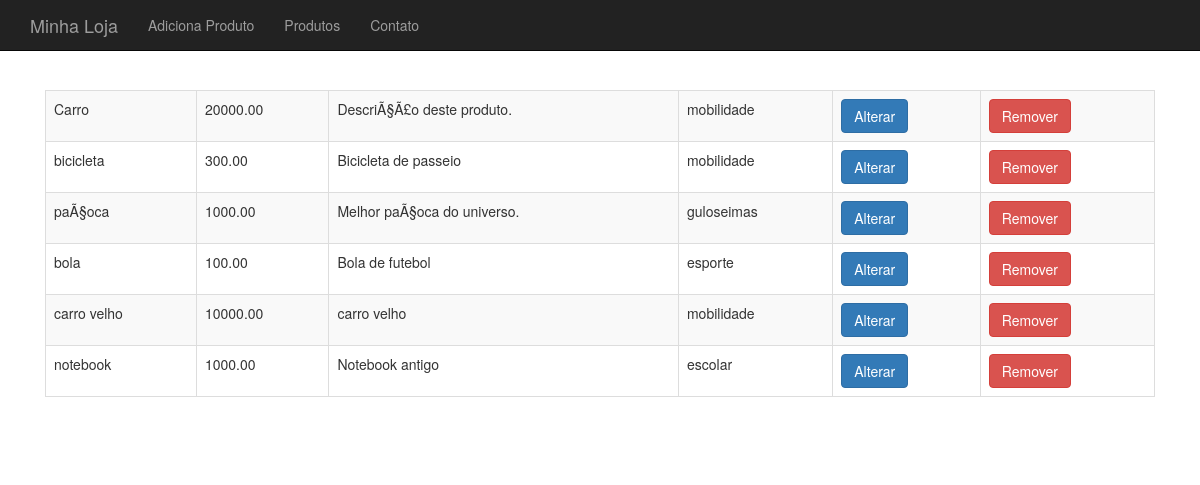
Before: /produto-lista.php with the older database file.
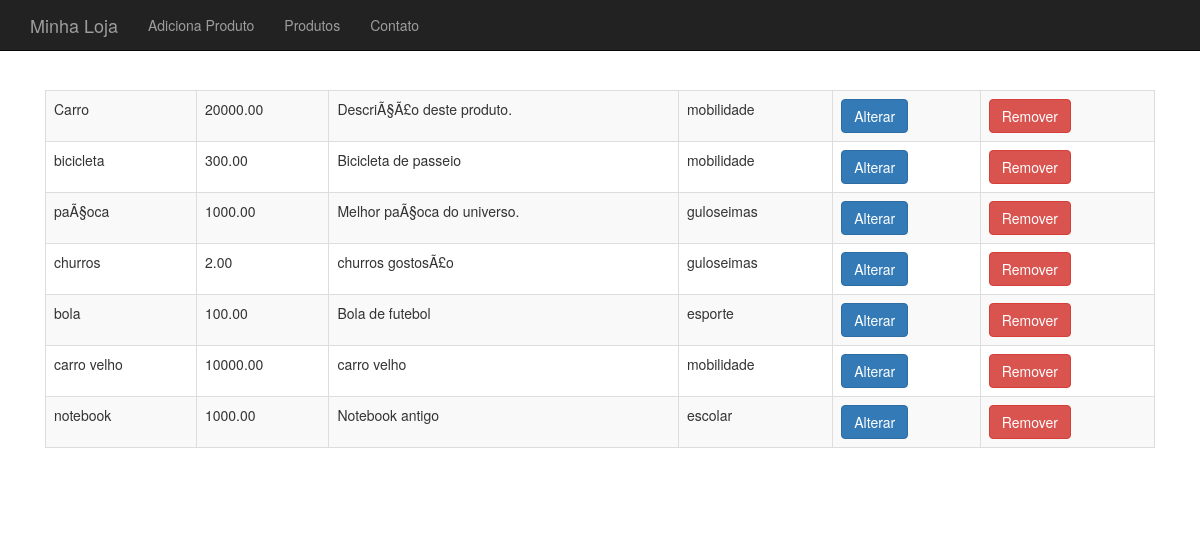
After: the same page with the newer database file.
### tables this page shows
CREATE TABLE `produtos` (
  `id` int(11) NOT NULL AUTO_INCREMENT,
  `nome` varchar(255) DEFAULT NULL,
  `preco` decimal(10,2) DEFAULT NULL,
  `descricao` text,
  `categoria_id` int(11) DEFAULT NULL,
  `usado` tinyint(1) DEFAULT '0',
  PRIMARY KEY (`id`)
);

CREATE TABLE `categorias` (
  `id` int(11) NOT NULL AUTO_INCREMENT,
  `nome` varchar(255) DEFAULT NULL,
  PRIMARY KEY (`id`)
);

### banco-produto.php (called while the page is built, shortened)
<?php
function listaProdutos($conexao) {
	$produtos = array();
	$resultado = mysqli_query($conexao, "SELECT p.*, c.nome as categoria_nome FROM produtos as p join categorias as c on p.categoria_id=c.id");
	while($produto = mysqli_fetch_assoc($resultado)) {
		array_push($produtos, $produto);
	}
	return $produtos;
}

### produto-lista.php (the view, shortened to what this page needs)
<?php
require_once("header.php");
require_once("banco-produto.php");
?>
<table class="table table-striped table-bordered">
<?php
$produtos = listaProdutos($conexao);
foreach($produtos as $produto):
?>
	<tr>
		<td><?php echo $produto['nome'];?></td>
		<td><?php echo $produto['preco'];?></td>
		<td><?php echo substr($produto['descricao'], 0, 40);?></td>
		<td><?php echo $produto['categoria_nome'];?></td>
		<td><a class="btn btn-primary" href="produto-altera-formulario.php?id=<?php echo $produto['id']?>">Alterar</a></td>
		<td>
			<form action="remove-produto.php" method="post">
				<button class="btn btn-danger">Remover</button>
			</form>
		</td>
	</tr>
<?php
endforeach;
?>
</table>
<?php require "footer.php" ?>

Changed rows visible on the page:
added produtos: nome "churros", preco "2.00", descricao "churros gostosÃ£o", categoria.nome "guloseimas"
